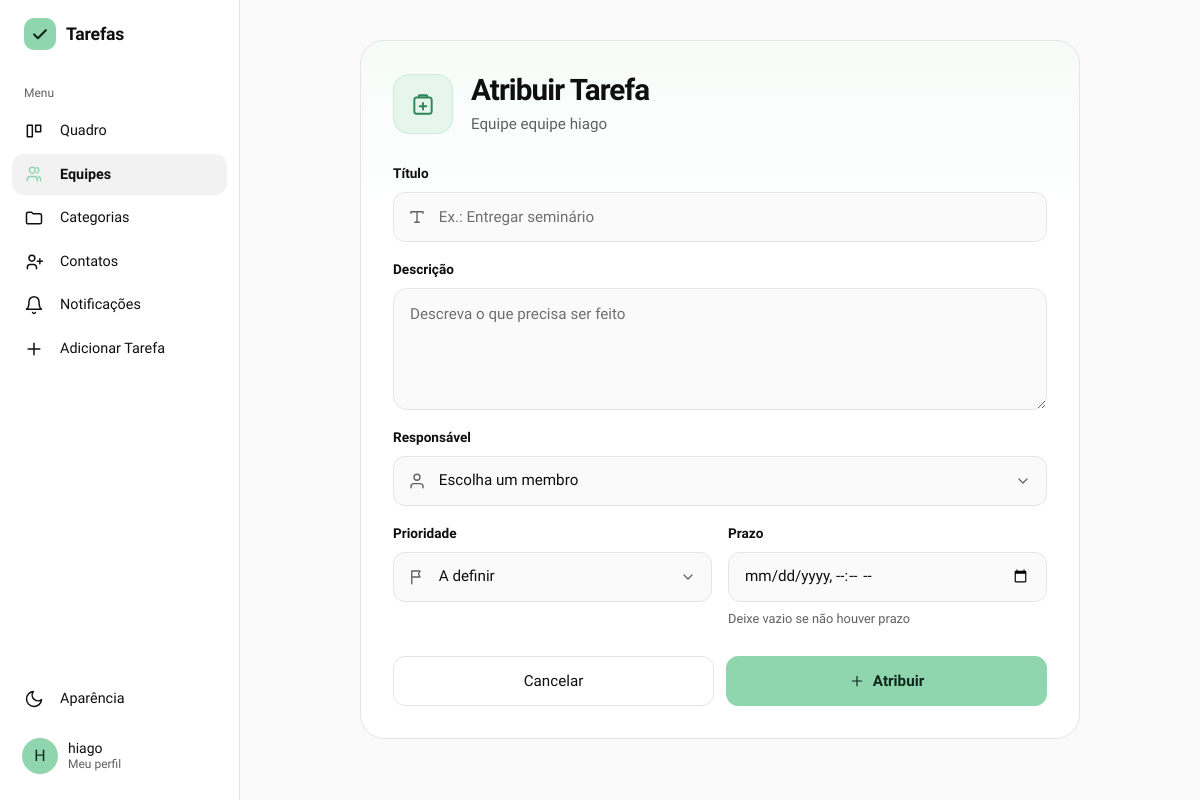
The page /equipes/1/adicionar_tarefa (signed in) on the database as committed earlier.
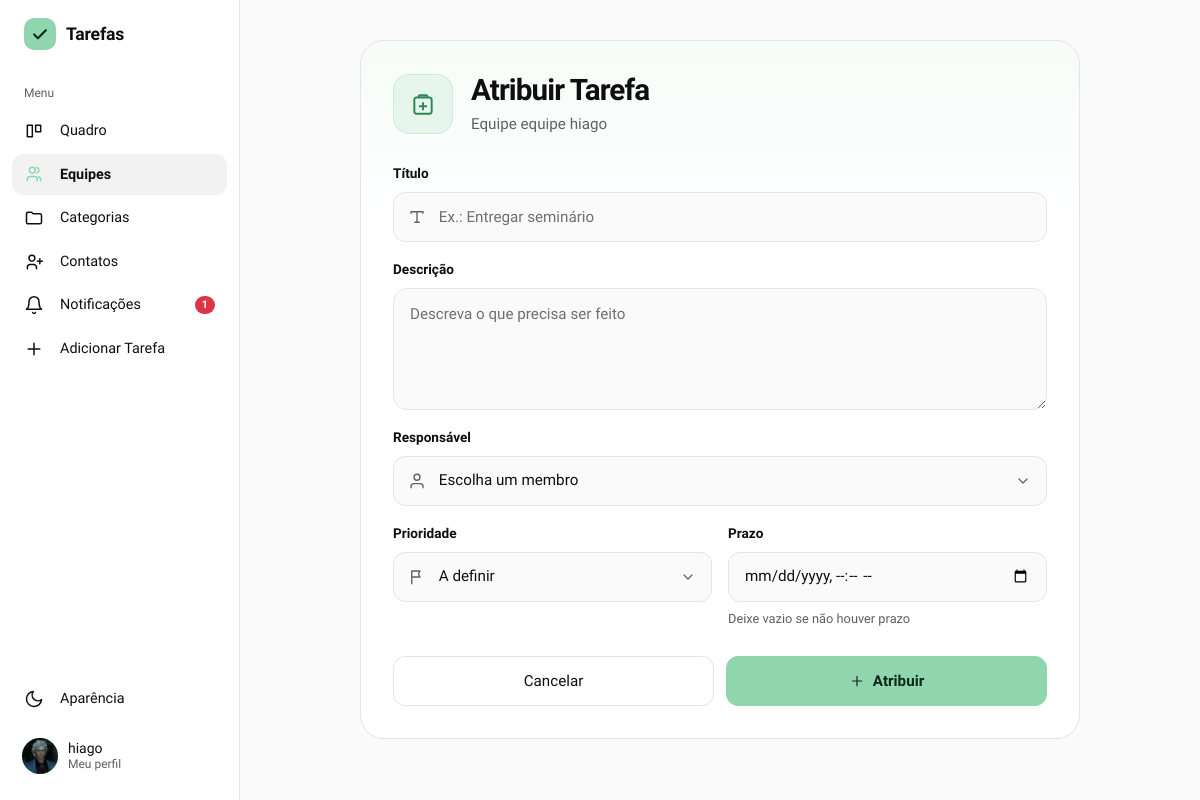
The same page on the database as committed later.
### gerenciador_de_tarefas/models.py (models this page shows)
class Usuario(db.Model, UserMixin):
    id = db.Column(db.Integer, primary_key=True)
    nomeUsuario = db.Column(db.String(50), unique=True, nullable=False)
    email = db.Column(db.String(254), unique=True, nullable=False)
    senha = db.Column(db.String(255), nullable=False)
    nome = db.Column(db.String(100), nullable=False)
    tarefasCriadas = db.relationship('Tarefa', backref='criador', foreign_keys='Tarefa.criador_id', lazy=True)
    tarefasAtribuidas = db.relationship('Tarefa', backref='responsavel', foreign_keys='Tarefa.responsavel_id', lazy=True)
    cargo = db.Column(db.String(20), nullable=False, default='usuario') #admin ou usuario
    foto_perfil = db.Column(db.String(200), nullable=True, default='default.png')
    ordenacao_quadro = db.Column(db.String(30), nullable=False, default='padrao')

### gerenciador_de_tarefas/app.py (the view, shortened to what this page needs)
@app.route('/equipes/<int:equipe_id>/adicionar_tarefa', methods=['GET', 'POST'])
@login_required
def adicionar_tarefa_equipe(equipe_id):
    equipe = db.get_or_404(Equipe, equipe_id)
    if not eh_admin_equipe(equipe):
        flash('Só o criador ou um admin da equipe pode atribuir tarefas.', 'danger')
        return redirect(url_for('ver_equipe', equipe_id=equipe.id))
    membros = [m.usuario for m in equipe.membros]
    return render_template('adicionar_tarefa_equipe.html', equipe=equipe, membros=membros, agora=datetime.now())

### gerenciador_de_tarefas/app.py (called while the page is built)
@login_manager.user_loader
def load_user(user_id):
    return db.session.get(Usuario, int(user_id))

@app.context_processor
def injetar_categorias_globais():
    if current_user.is_authenticated:
        return dict(categorias_globais=categorias_acessiveis())
    return dict(categorias_globais=[])

@app.context_processor
def injetar_notificacoes():
    if not current_user.is_authenticated:
        return dict(n_notificacoes=0)
    n = (Contato.query.filter_by(destinatario_id=current_user.id, status='pendente').count()
         + ConviteEquipe.query.filter_by(convidado_id=current_user.id).count()
         + Tarefa.query.filter_by(responsavel_id=current_user.id, aceite='aguardando').count())
    return dict(n_notificacoes=n)

def eh_dono(equipe):
    return equipe.dono_id == current_user.id

def eh_admin_equipe(equipe):
    if eh_dono(equipe):
        return True
    m = membro_da_equipe(equipe)
    return m is not None and m.cargo == 'admin'

def categorias_do_usuario():
    return Categoria.query.filter_by(usuario_id=current_user.id).order_by(Categoria.nome).all()

### gerenciador_de_tarefas/templates/adicionar_tarefa_equipe.html (shortened to what this page needs)
{% extends "base.html" %}
{% block content %}
{% macro ico(nome, t=18) -%}
<svg width="{{ t }}" height="{{ t }}" viewBox="0 0 24 24" fill="none" stroke="currentColor" stroke-width="1.8" stroke-linecap="round" stroke-linejoin="round" aria-hidden="true">
{%- if nome == 'prancheta' %}<path d="M9 4h6a1 1 0 011 1v1H8V5a1 1 0 011-1zM8 6H6a2 2 0 00-2 2v11a2 2 0 002 2h12a2 2 0 002-2V8a2 2 0 00-2-2h-2M12 11v6M9 14h6"/>
{%- elif nome == 'titulo' %}<path d="M4 7V5h16v2M12 5v14M9 19h6"/>
{%- elif nome == 'pessoa' %}<path d="M20 21v-1.5a4 4 0 00-4-4H8a4 4 0 00-4 4V21M12 11a4 4 0 100-8 4 4 0 000 8z"/>
{%- elif nome == 'bandeira' %}<path d="M5 21V4M5 4h11l-2 4 2 4H5"/>
{%- elif nome == 'seta-baixo' %}<path d="m6 9 6 6 6-6"/>
{%- elif nome == 'plus' %}<path d="M12 5v14M5 12h14"/>
{%- endif %}</svg>
{%- endmacro %}
<div class="form-pagina">
    <section class="form-cartao">
        <div class="form-cab">
            <span class="eq-card-icone">{{ ico('prancheta', 26) }}</span>
            <div>
                <h1 class="form-titulo">Atribuir Tarefa</h1>
                <p class="form-sub">Equipe {{ equipe.nome }}</p>
            </div>
        </div>
        <form method="POST">
            <div class="form-campo">
                <label class="form-rotulo" for="titulo">Título</label>
                <div class="form-wrap">
                    <span class="form-ico">{{ ico('titulo', 18) }}</span>
                    <input type="text" id="titulo" name="titulo" class="form-control form-input" placeholder="Ex.: Entregar seminário" maxlength="150" required autofocus>
                </div>
            </div>
            <div class="form-campo">
                <label class="form-rotulo" for="descricao">Descrição</label>
                <textarea id="descricao" name="descricao" class="form-control form-input form-area" rows="4"
                          placeholder="Descreva o que precisa ser feito" required></textarea>
            </div>
            <div class="form-campo">
                <label class="form-rotulo" for="responsavel_id">Responsável</label>
                <div class="form-wrap">
                    <span class="form-ico">{{ ico('pessoa', 18) }}</span>
                    <select id="responsavel_id" name="responsavel_id" class="form-select form-input" required>
                        <option value="" selected disabled>Escolha um membro</option>
                    </select>
                    <span class="form-seta">{{ ico('seta-baixo', 16) }}</span>
                </div>
            </div>
            <div class="form-grade form-campo form-campo-grande">
                <div>
                    <label class="form-rotulo" for="prioridade">Prioridade</label>
                    <div class="form-wrap">
                        <span class="form-ico">{{ ico('bandeira', 18) }}</span>
                        <select id="prioridade" name="prioridade" class="form-select form-input">
                            <option value="A definir" selected>A definir</option>
                        </select>
                        <span class="form-seta">{{ ico('seta-baixo', 16) }}</span>
                    </div>
                </div>
                <div>
                    <label class="form-rotulo" for="prazo">Prazo</label>
                    <input type="datetime-local" id="prazo" name="prazo" class="form-control form-input form-sem-icone" min="{{ agora.strftime('%Y-%m-%dT%H:%M') }}">
                    <div class="form-dica">Deixe vazio se não houver prazo</div>
                </div>
            </div>
            <div class="form-acoes">
                <a href="{{ url_for('ver_equipe', equipe_id=equipe.id) }}" class="btn btn-outline-secondary">Cancelar</a>
                <button type="submit" class="btn btn-principal">{{ ico('plus', 16) }} Atribuir</button>
            </div>
        </form>
    </section>
</div>
{% endblock %}

### gerenciador_de_tarefas/templates/base.html (shortened to what the changed rows need)
<!doctype html>
<html lang="pt-br">
  <head>
    <link
      rel="stylesheet"
      href="https://cdn.jsdelivr.net/npm/bootstrap@5.3.0/dist/css/bootstrap.min.css"
    />
    <link
      rel="stylesheet"
      href="{{ url_for('static', filename='static.css') }}"
    />
    <link rel="stylesheet" href="https://cdn.jsdelivr.net/npm/flatpickr/dist/flatpickr.min.css">
    <link rel="stylesheet" href="https://cdn.jsdelivr.net/npm/flatpickr/dist/themes/dark.css">
  </head>
  <body>
    {% macro aparencia(direcao='dropup') %}
    <div class="{{ direcao }}">
      <button
        class="menu-item"
        type="button"
        data-bs-toggle="dropdown"
        data-bs-auto-close="outside"
        aria-expanded="false"
      >
        <svg viewBox="0 0 24 24" fill="none" stroke="currentColor" stroke-width="1.8" stroke-linecap="round" stroke-linejoin="round" aria-hidden="true"><path d="M21 12.8A9 9 0 1111.2 3a7 7 0 009.8 9.8z"/></svg>
        <span>Aparência</span>
      </button>
    </div>
    {% endmacro %}
    {% macro logo() %}
    <span class="marca-icone">
      <svg width="20" height="20" viewBox="0 0 24 24" fill="none" stroke="currentColor" stroke-width="2.6" stroke-linecap="round" stroke-linejoin="round" aria-hidden="true"><path d="M5 12.5l4.5 4.5L19 7.5"/></svg>
    </span>
    {% endmacro %}
    {% set ep = request.endpoint or '' %}
    {% if current_user.is_authenticated %}
    <div class="app">
      <aside class="lateral" aria-label="Menu principal">
        <a
          class="marca"
          href="{{ url_for('admin_dashboard') if current_user.cargo == 'admin' else url_for('quadro') }}"
        >{{ logo() }}<span>Tarefas</span></a>
        <div class="menu-titulo">Menu</div>
        <a class="menu-item {{ 'ativo' if ep == 'quadro' }}" href="{{ url_for('quadro') }}">
          <svg viewBox="0 0 24 24" fill="none" stroke="currentColor" stroke-width="1.8" stroke-linecap="round" stroke-linejoin="round" aria-hidden="true"><path d="M4 5h6v14H4zM14 5h6v8h-6z"/></svg>
          <span>Quadro</span>
        </a>
        <a class="menu-item {{ 'ativo' if ep in ['equipes', 'ver_equipe', 'adicionar_tarefa_equipe'] }}" href="{{ url_for('equipes') }}">
          <svg viewBox="0 0 24 24" fill="none" stroke="currentColor" stroke-width="1.8" stroke-linecap="round" stroke-linejoin="round" aria-hidden="true"><path d="M16 20v-1.5a3.5 3.5 0 00-3.5-3.5h-5A3.5 3.5 0 004 18.5V20M10 11a3.5 3.5 0 100-7 3.5 3.5 0 000 7zM20 20v-1.5a3.5 3.5 0 00-2.5-3.3M15.5 4.2a3.5 3.5 0 010 6.6"/></svg>
          <span>Equipes</span>
        </a>
        <a class="menu-item {{ 'ativo' if ep in ['ver_categorias', 'ver_categoria'] }}" href="{{ url_for('ver_categorias') }}">
          <svg viewBox="0 0 24 24" fill="none" stroke="currentColor" stroke-width="1.8" stroke-linejoin="round" aria-hidden="true"><path d="M3 7a2 2 0 012-2h4l2 2h8a2 2 0 012 2v8a2 2 0 01-2 2H5a2 2 0 01-2-2z"/></svg>
          <span>Categorias</span>
        </a>
        <a class="menu-item {{ 'ativo' if ep == 'contatos' }}" href="{{ url_for('contatos') }}">
          <svg viewBox="0 0 24 24" fill="none" stroke="currentColor" stroke-width="1.8" stroke-linecap="round" stroke-linejoin="round" aria-hidden="true"><path d="M15 20v-1.5a3.5 3.5 0 00-3.5-3.5h-4A3.5 3.5 0 004 18.5V20M9.5 11a3.5 3.5 0 100-7 3.5 3.5 0 000 7zM19 8v6M16 11h6"/></svg>
          <span>Contatos</span>
        </a>
        <a class="menu-item {{ 'ativo' if ep == 'notificacoes' }}" href="{{ url_for('notificacoes') }}">
          <svg viewBox="0 0 24 24" fill="none" stroke="currentColor" stroke-width="1.8" stroke-linecap="round" stroke-linejoin="round" aria-hidden="true"><path d="M6 8a6 6 0 0112 0c0 7 3 9 3 9H3s3-2 3-9M10.3 21a1.9 1.9 0 003.4 0"/></svg>
          <span>Notificações</span>
          {% if n_notificacoes %}<span class="badge rounded-pill text-bg-danger ms-auto">{{ n_notificacoes }}</span>{% endif %}
        </a>
        <a class="menu-item" href="#" data-bs-toggle="modal" data-bs-target="#modalAdicionarTarefa">
          <svg viewBox="0 0 24 24" fill="none" stroke="currentColor" stroke-width="1.8" stroke-linecap="round" aria-hidden="true"><path d="M12 5v14M5 12h14"/></svg>
          <span>Adicionar Tarefa</span>
        </a>
        <div class="menu-espaco"></div>
        {{ aparencia('dropup') }}
        <a href="#" class="usuario-card mt-2 text-decoration-none" data-bs-toggle="modal" data-bs-target="#modalPerfil" title="Meu Perfil">
          {% if current_user.foto_perfil and current_user.foto_perfil != 'default.png' %}
            <img src="{{ url_for('static', filename='uploads/' + current_user.foto_perfil) }}" alt="" class="usuario-foto" />
          {% else %}
            <span class="usuario-foto">{{ current_user.nomeUsuario[:1]|upper }}</span>
          {% endif %}
          <span class="usuario-nome">{{ current_user.nome or current_user.nomeUsuario }}<small>Meu perfil</small></span>
        </a>
      </aside>
      <main class="conteudo">
        <div class="conteudo-interno">
    {% endif %}
    {% block content %}{% endblock %}
    {% if current_user.is_authenticated %}
        </div>
      </main>
    </div>
    {% else %}
    </main>
    {% endif %}
  </body>
</html>

Rows that differ between the two databases and show on the page:
changed Usuario "hiago": foto_perfil: picture added; nomeUsuario "H" → (not shown)
Other text that changed with them:
{{ n_notificacoes }}: (not shown) → "1"
